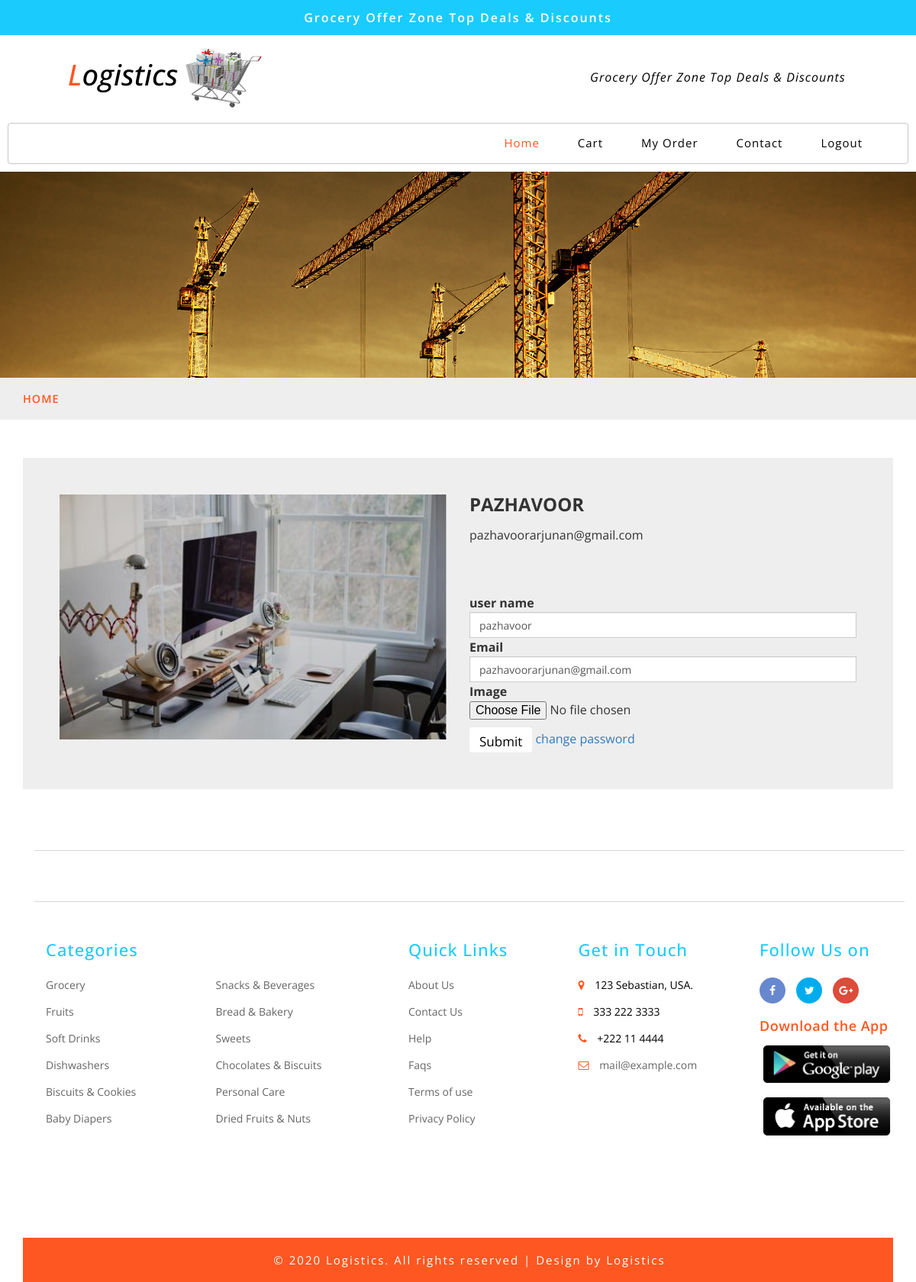
Page /uaccount/1 (signed in) on the committed database.
### logistic/models.py (models this page shows, shortened)
class Login(db.Model, UserMixin):
    id = db.Column(db.Integer, primary_key=True)
    username = db.Column(db.String(80))
    email = db.Column(db.String(120), unique=True, nullable=False)
    password = db.Column(db.String(80), nullable=False)
    image = db.Column(db.String(20), nullable=False, default='default.jpg')
    usertype = db.Column(db.String(80), nullable=False)

### logistic/routes.py (the view)
@app.route("/uaccount/<int:id>", methods=['GET', 'POST'])
@login_required
def uaccount(id):
    form = Account()
    if form.validate_on_submit():
        if form.pic.data:
            picture_file = save_picture(form.pic.data)
            current_user.image = picture_file
        current_user.username = form.name.data
        current_user.email = form.email.data
        db.session.commit()
    elif request.method == 'GET':
        form.name.data = current_user.username
        form.email.data = current_user.email
    image_file = url_for('static', filename='pics/' + current_user.image)
    return render_template('uaccount.html', title='Account', image_file=image_file, form=form)

### logistic/forms.py
class Account(FlaskForm):
    name = StringField('Name')
    email = StringField('Email', validators=[Email()])
    pic = FileField('Upload Picture', validators=[FileAllowed(['jpg', 'png','jpeg'])])
    submit = SubmitField('Submit')

### logistic/models.py (called while the page is built)
@login_manager.user_loader
def load_user(id):
    return Login.query.get(int(id))

### logistic/templates/uaccount.html (shortened to what this page needs)
{% extends 'userlayout.html' %}
{% block content %}
<!DOCTYPE html>
<html lang="en">
  <head>
    <link href="https://maxcdn.bootstrapcdn.com/font-awesome/4.7.0/css/font-awesome.min.css" rel="stylesheet">
  </head>
  <body>
	<div class="container">
		<div class="card">
			<div class="container-fliud">
				<div class="wrapper row">
					<div class="preview col-md-6">
						<div class="preview-pic tab-content">
						  <div class="tab-pane active" id="pic-1"><img src="../static/pics/{{current_user.image}}"/></div>
						</div>
					</div>
					<div class="details col-md-6">
						<h3 class="product-title">{{current_user.username}}</h3>
						<div class="rating">
							<span class="review-no">{{current_user.email}}</span>
						</div>
          <form style="margin-top: 50px;" action="" method="POST" enctype="multipart/form-data" >
            <div>
                <label>user name</label>
                {% if form.name.errors %}
                {{ form.name(class="form-control form-control-lg is-invalid") }}
              <div class="invalid-feedback">
                {% for error in form.name.errors %}
                <span>{{ error }}</span>
                    {% endfor %}
                </div>
                     {% else %}
                   {{ form.name(class="form-control form-control-lg") }}
                {% endif %}
            </div>
            <div>
              <label> Email</label>
              {% if form.email.errors %}
              {{ form.email(class="form-control form-control-lg is-invalid") }}
            <div class="invalid-feedback">
              {% for error in form.email.errors %}
              <span>{{ error }}</span>
                  {% endfor %}
              </div>
                   {% else %}
                 {{ form.email(class="form-control form-control-lg") }}
              {% endif %}
            </div>
            <div>
              <label> Image</label>
              {{ form.pic(class="form-control-file") }}
                </div>
						<div style="margin-top: 10px;">
            <a href="">{{ form.submit(class="btn btn-outline-info") }}	</a>
            <a >change password</a>
            </div>
          </form>
					</div>
			</div>
		</div>
	</div>
  </body>
</html>
{% endblock %}

### logistic/templates/uaccount.html (style rules this page uses)
input[type="button"], input[type="submit"] { transition: 0.5s all; -webkit-transition: 0.5s all; -moz-transition: 0.5s all; -o-transition: 0.5s all; color: black; background-color:white; height: 33px; -ms-transition: 0.5s all; font-size: 17px; }
body { font-family: 'open sans'; overflow-x: hidden; }
img { max-width: 100%; }
.preview { display: -webkit-box; display: -webkit-flex; display: -ms-flexbox; display: flex; -webkit-box-orient: vertical; -webkit-box-direction: normal; -webkit-flex-direction: column; -ms-flex-direction: column; flex-direction: column; }
.preview-pic { -webkit-box-flex: 1; -webkit-flex-grow: 1; -ms-flex-positive: 1; flex-grow: 1; }
.tab-content { overflow: hidden; }
.tab-content img { width: 100%; -webkit-animation-name: opacity; animation-name: opacity; -webkit-animation-duration: .3s; animation-duration: .3s; }
.card { margin-top: 50px; background: #eee; padding: 3em; line-height: 1.5em; }
@media screen and (min-width: 997px) { .wrapper { display: -webkit-box; display: -webkit-flex; display: -ms-flexbox; display: flex; } }
.details { display: -webkit-box; display: -webkit-flex; display: -ms-flexbox; display: flex; -webkit-box-orient: vertical; -webkit-box-direction: normal; -webkit-flex-direction: column; -ms-flex-direction: column; flex-direction: column; }
.product-title, .price, .sizes, .colors { text-transform: UPPERCASE; font-weight: bold; }
.product-title, .rating, .product-description, .price, .vote, .sizes { margin-bottom: 15px; }
.product-title { margin-top: 0; }

### rows in the picture
Login: image (picture), username "PAZHAVOOR", email "pazhavoorarjunan@gmail.com"
